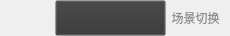
<?xml version="1.0" encoding="UTF-8"?>
<ui version="4.0">
 <class>project_edit_hotpoint_level_set_itemClass</class>
 <widget class="QWidget" name="project_edit_hotpoint_level_set_itemClass">
  <property name="geometry">
   <rect>
    <x>0</x>
    <y>0</y>
    <width>230</width>
    <height>36</height>
   </rect>
  </property>
  <property name="windowTitle">
   <string>project_edit_hotpoint_level_set_item</string>
  </property>
  <widget class="QPushButton" name="pushButton_changPic">
   <property name="geometry">
    <rect>
     <x>170</x>
     <y>0</y>
     <width>51</width>
     <height>36</height>
    </rect>
   </property>
   <property name="styleSheet">
    <string notr="true">background-color: rgba(52, 52, 52,0);
border:0px;
color: rgb(140, 140, 140);</string>
   </property>
   <property name="text">
    <string>场景切换</string>
   </property>
  </widget>
  <widget class="QCheckBox" name="checkBox">
   <property name="geometry">
    <rect>
     <x>10</x>
     <y>9</y>
     <width>21</width>
     <height>20</height>
    </rect>
   </property>
   <property name="styleSheet">
    <string notr="true">background-color: rgba(255, 255, 255,0);</string>
   </property>
   <property name="text">
    <string/>
   </property>
  </widget>
  <widget class="QLabel" name="label_icon">
   <property name="geometry">
    <rect>
     <x>30</x>
     <y>8</y>
     <width>20</width>
     <height>20</height>
    </rect>
   </property>
   <property name="styleSheet">
    <string notr="true">background-color: rgba(52, 52, 52,0);</string>
   </property>
   <property name="text">
    <string/>
   </property>
  </widget>
  <widget class="QPushButton" name="pushButton_title">
   <property name="geometry">
    <rect>
     <x>55</x>
     <y>0</y>
     <width>111</width>
     <height>36</height>
    </rect>
   </property>
   <property name="styleSheet">
    <string notr="true">background-color: rgba(52, 52, 52,0);
color: rgb(255, 255, 255);
text-align: left;</string>
   </property>
   <property name="text">
    <string/>
   </property>
  </widget>
 </widget>
 <layoutdefault spacing="6" margin="11"/>
 <resources/>
 <connections/>
</ui>
